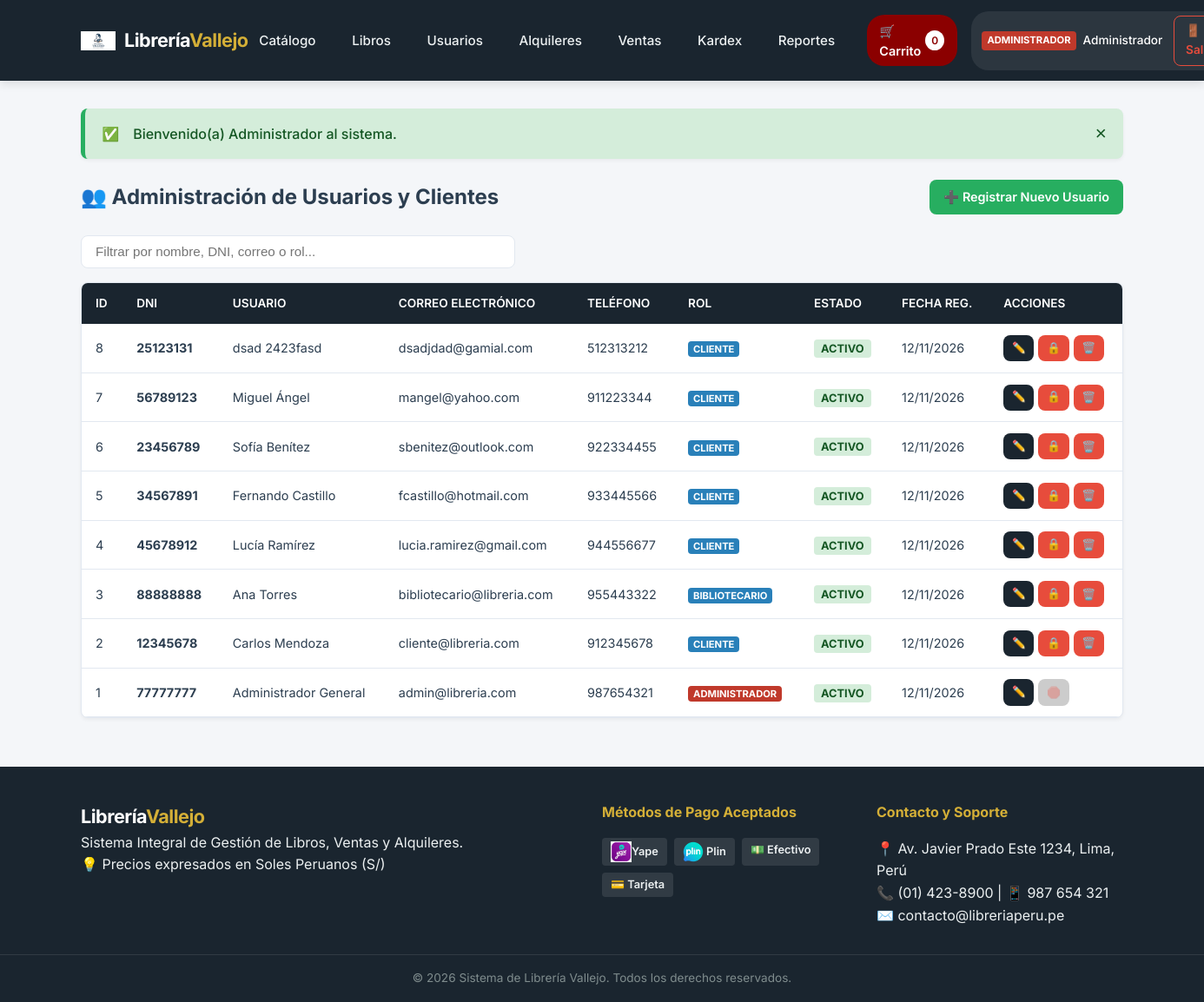
Screenshot of /modulos/usuarios/index.php (signed in) with the database file from the repository.
### tables this page shows
CREATE TABLE `usuarios` (
  `id_usuario` int(11) NOT NULL,
  `id_rol` int(11) NOT NULL,
  `dni` varchar(15) NOT NULL,
  `nombre` varchar(100) NOT NULL,
  `apellido` varchar(100) NOT NULL,
  `email` varchar(120) NOT NULL,
  `password` varchar(255) NOT NULL,
  `telefono` varchar(20) DEFAULT NULL,
  `direccion` varchar(255) DEFAULT NULL,
  `estado` enum('ACTIVO','INACTIVO') NOT NULL DEFAULT 'ACTIVO',
  `fecha_registro` datetime NOT NULL DEFAULT CURRENT_TIMESTAMP
);

CREATE TABLE `roles` (
  `id_rol` int(11) NOT NULL,
  `nombre` varchar(50) NOT NULL,
  `descripcion` varchar(255) DEFAULT NULL
);

### modulos/usuarios/index.php (the view, shortened to what this page needs)
<?php
require_once __DIR__ . '/../../config/conexion.php';
$sql_usuarios = "SELECT u.*, r.nombre AS rol_nombre
                 FROM usuarios u
                 INNER JOIN roles r ON u.id_rol = r.id_rol
                 ORDER BY u.id_usuario DESC";
$res_usuarios = mysqli_query($conexion, $sql_usuarios);
include_once __DIR__ . '/../../includes/header.php';
?>
<div style="display: flex; justify-content: space-between; align-items: center; margin-bottom: 1.5rem; flex-wrap: wrap; gap: 1rem;">
    <h2>👥 Administración de Usuarios y Clientes</h2>
    <a href="<?php echo BASE_URL; ?>modulos/usuarios/crear.php" class="btn btn-success">➕ Registrar Nuevo Usuario</a>
</div>
<div class="catalogo-header" style="margin-bottom: 1rem;">
    <div class="buscador-box">
        <input type="text" id="input-search-live" class="input-search" placeholder="Filtrar por nombre, DNI, correo o rol...">
    </div>
</div>
<div class="table-responsive">
    <table class="tabla-custom">
        <thead>
            <tr>
                <th>ID</th>
                <th>DNI</th>
                <th>Usuario</th>
                <th>Correo Electrónico</th>
                <th>Teléfono</th>
                <th>Rol</th>
                <th>Estado</th>
                <th>Fecha Reg.</th>
                <th>Acciones</th>
            </tr>
        </thead>
        <tbody>
            <?php if (mysqli_num_rows($res_usuarios) === 0): ?>
                <tr>
                    <td colspan="9" style="text-align: center;">No hay usuarios registrados en el sistema.</td>
                </tr>
            <?php else: ?>
                <?php while ($usr = mysqli_fetch_assoc($res_usuarios)): ?>
                    <tr>
                        <td><?php echo $usr['id_usuario']; ?></td>
                        <td><strong><?php echo htmlspecialchars($usr['dni']); ?></strong></td>
                        <td><?php echo htmlspecialchars($usr['nombre'] . ' ' . $usr['apellido']); ?></td>
                        <td><?php echo htmlspecialchars($usr['email']); ?></td>
                        <td><?php echo htmlspecialchars($usr['telefono'] ? $usr['telefono'] : '-'); ?></td>
                        <td>
                            <span class="user-role-badge <?php echo $usr['rol_nombre'] === 'Administrador' ? 'badge-admin' : 'badge-client'; ?>">
                                <?php echo htmlspecialchars($usr['rol_nombre']); ?>
                            </span>
                        </td>
                        <td>
                            <?php if ($usr['estado'] === 'ACTIVO'): ?>
                                <span style="background-color: #d4edda; color: #155724; padding: 3px 8px; border-radius: 4px; font-weight: 700; font-size: 0.8rem;">ACTIVO</span>
                            <?php else: ?>
                                <span style="background-color: #f8d7da; color: #721c24; padding: 3px 8px; border-radius: 4px; font-weight: 700; font-size: 0.8rem;">INACTIVO</span>
                            <?php endif; ?>
                        </td>
                        <td><?php echo date('d/m/Y', strtotime($usr['fecha_registro'])); ?></td>
                        <td>
                            <div style="display: flex; gap: 5px;">
                                <a href="<?php echo BASE_URL; ?>modulos/usuarios/editar.php?id=<?php echo $usr['id_usuario']; ?>" class="btn btn-secondary btn-sm" title="Editar">✏️</a>
                                <?php if ((int)$usr['id_usuario'] === (int)$_SESSION['usuario_id']): ?>
                                    <button class="btn btn-sm" style="background-color: #ccc; cursor: not-allowed;" title="Protección de cuenta propia activa" disabled>🛑</button>
                                <?php else: ?>
                                    <a href="<?php echo BASE_URL; ?>modulos/usuarios/estado.php?id=<?php echo $usr['id_usuario']; ?>" class="btn <?php echo $usr['estado'] === 'ACTIVO' ? 'btn-danger' : 'btn-success'; ?> btn-sm" title="<?php echo $usr['estado'] === 'ACTIVO' ? 'Desactivar' : 'Activar'; ?>">
                                        <?php echo $usr['estado'] === 'ACTIVO' ? '🔒' : '🔓'; ?>
                                    </a>
                                    <button type="button" class="btn btn-danger btn-sm" onclick="confirmarAccion('<?php echo BASE_URL; ?>modulos/usuarios/eliminar.php?id=<?php echo $usr['id_usuario']; ?>', '¿Está seguro de eliminar permanentemente al usuario <?php echo htmlspecialchars($usr['nombre']); ?>?');">🗑️</button>
                                <?php endif; ?>
                            </div>
                        </td>
                    </tr>
                <?php endwhile; ?>
            <?php endif; ?>
        </tbody>
    </table>
</div>
<?php include_once __DIR__ . '/../../includes/footer.php'; ?>

### public/assets/css/style.css (style rules this page uses)
:root { --primary: #8b0000; --primary-hover: #660000; --secondary: #1a252f; --accent: #d4af37; --bg-light: #f4f6f9; --bg-card: #ffffff; --text-dark: #2c3e50; --text-muted: #7f8c8d; --border-color: #e2e8f0; --success: #27ae60; --danger: #e74c3c; --warning: #f39c12; --info: #2980b9; --shadow-sm: 0 2px 4px rgba(0,0,0,0.05); --shadow-md: 0 4px 10px rgba(0,0,0,0.1); --radius: 8px; --transition: all 0.25s ease-in-out; }
* { margin: 0; padding: 0; box-sizing: border-box; }
body { font-family: 'Inter', -apple-system, BlinkMacSystemFont, "Segoe UI", Roboto, sans-serif; background-color: var(--bg-light); color: var(--text-dark); line-height: 1.6; display: flex; flex-direction: column; min-height: 100vh; }
.user-role-badge { font-size: 0.7rem; padding: 2px 6px; border-radius: 4px; font-weight: 700; text-transform: uppercase; }
.badge-admin { background-color: #c0392b; color: #fff; }
.badge-client { background-color: #2980b9; color: #fff; }
.catalogo-header { display: flex; justify-content: space-between; align-items: center; margin-bottom: 1.5rem; flex-wrap: wrap; gap: 1rem; }
.buscador-box { display: flex; gap: 10px; flex: 1; max-width: 500px; }
.input-search { width: 100%; padding: 0.6rem 1rem; border: 1px solid var(--border-color); border-radius: var(--radius); font-size: 0.95rem; }
.btn { display: inline-block; padding: 0.5rem 1rem; font-size: 0.9rem; font-weight: 600; text-align: center; border: none; border-radius: var(--radius); cursor: pointer; text-decoration: none; transition: var(--transition); }
.btn-secondary { background-color: var(--secondary); color: #fff; }
.btn-success { background-color: var(--success); color: #fff; }
.btn-danger { background-color: var(--danger); color: #fff; }
.btn-sm { padding: 0.3rem 0.6rem; font-size: 0.8rem; }
.table-responsive { width: 100%; overflow-x: auto; background-color: var(--bg-card); border-radius: var(--radius); box-shadow: var(--shadow-sm); border: 1px solid var(--border-color); margin-bottom: 1.5rem; }
.tabla-custom { width: 100%; border-collapse: collapse; text-align: left; }
.tabla-custom th { background-color: var(--secondary); color: #fff; padding: 0.8rem 1rem; font-weight: 600; font-size: 0.85rem; text-transform: uppercase; }
.tabla-custom td { padding: 0.8rem 1rem; border-bottom: 1px solid var(--border-color); font-size: 0.9rem; }

### rows the page displays
usuarios: id_usuario "8", dni "25123131", nombre+apellido "dsad 2423fasd", email "dsadjdad@gamial.com", telefono "512313212", id_rol.nombre "CLIENTE", estado "ACTIVO", fecha_registro "12/11/2026"
usuarios: id_usuario "7", dni "56789123", nombre+apellido "Miguel Ángel", email "mangel@yahoo.com", telefono "911223344", id_rol.nombre "CLIENTE", estado "ACTIVO", fecha_registro "12/11/2026"
usuarios: id_usuario "6", dni "23456789", nombre+apellido "Sofía Benítez", email "sbenitez@outlook.com", telefono "922334455", id_rol.nombre "CLIENTE", estado "ACTIVO", fecha_registro "12/11/2026"
usuarios: id_usuario "5", dni "34567891", nombre+apellido "Fernando Castillo", email "fcastillo@hotmail.com", telefono "933445566", id_rol.nombre "CLIENTE", estado "ACTIVO", fecha_registro "12/11/2026"
usuarios: id_usuario "4", dni "45678912", nombre+apellido "Lucía Ramírez", email "lucia.ramirez@gmail.com", telefono "944556677", id_rol.nombre "CLIENTE", estado "ACTIVO", fecha_registro "12/11/2026"
usuarios: id_usuario "3", dni "88888888", nombre+apellido "Ana Torres", email "bibliotecario@libreria.com", telefono "955443322", id_rol.nombre "BIBLIOTECARIO", estado "ACTIVO", fecha_registro "12/11/2026"
usuarios: id_usuario "2", dni "12345678", nombre+apellido "Carlos Mendoza", email "cliente@libreria.com", telefono "912345678", id_rol.nombre "CLIENTE", estado "ACTIVO", fecha_registro "12/11/2026"
usuarios: id_usuario "1", dni "77777777", nombre+apellido "Administrador General", email "admin@libreria.com", telefono "987654321", id_rol.nombre "ADMINISTRADOR", estado "ACTIVO", fecha_registro "12/11/2026"

### other values shown
$cant_carrito "0"
$usuario_actual['rol'] "ADMINISTRADOR"
$usuario_actual['nombre'] "Administrador"
$mensaje "Bienvenido(a) Administrador al sistema."
